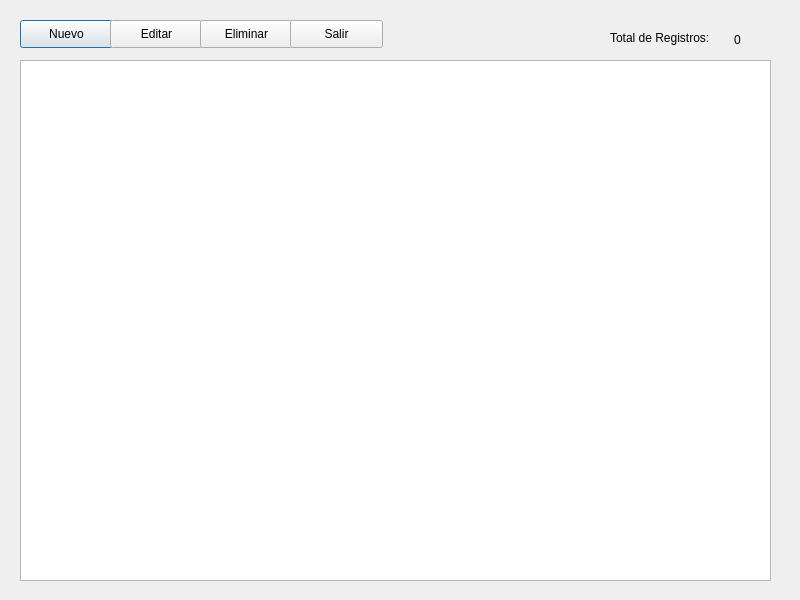
<?xml version="1.0" encoding="UTF-8"?>
<ui version="4.0">
 <class>dlgDemo51_Lista</class>
 <widget class="QDialog" name="dlgDemo51_Lista">
  <property name="geometry">
   <rect>
    <x>0</x>
    <y>0</y>
    <width>800</width>
    <height>600</height>
   </rect>
  </property>
  <property name="windowTitle">
   <string>Mantenimiento de Productos</string>
  </property>
  <widget class="QPushButton" name="btnNuevo">
   <property name="geometry">
    <rect>
     <x>20</x>
     <y>20</y>
     <width>93</width>
     <height>28</height>
    </rect>
   </property>
   <property name="text">
    <string>Nuevo</string>
   </property>
  </widget>
  <widget class="QPushButton" name="btnEditar">
   <property name="geometry">
    <rect>
     <x>110</x>
     <y>20</y>
     <width>93</width>
     <height>28</height>
    </rect>
   </property>
   <property name="text">
    <string>Editar</string>
   </property>
  </widget>
  <widget class="QPushButton" name="btnEliminar">
   <property name="geometry">
    <rect>
     <x>200</x>
     <y>20</y>
     <width>93</width>
     <height>28</height>
    </rect>
   </property>
   <property name="text">
    <string>Eliminar</string>
   </property>
  </widget>
  <widget class="QPushButton" name="btnSalir">
   <property name="geometry">
    <rect>
     <x>290</x>
     <y>20</y>
     <width>93</width>
     <height>28</height>
    </rect>
   </property>
   <property name="text">
    <string>Salir</string>
   </property>
  </widget>
  <widget class="QTableView" name="tblProducto">
   <property name="geometry">
    <rect>
     <x>20</x>
     <y>60</y>
     <width>751</width>
     <height>521</height>
    </rect>
   </property>
   <property name="selectionMode">
    <enum>QAbstractItemView::SingleSelection</enum>
   </property>
   <property name="selectionBehavior">
    <enum>QAbstractItemView::SelectRows</enum>
   </property>
  </widget>
  <widget class="QLabel" name="lblRegistros">
   <property name="geometry">
    <rect>
     <x>610</x>
     <y>30</y>
     <width>111</width>
     <height>16</height>
    </rect>
   </property>
   <property name="text">
    <string>Total de Registros:</string>
   </property>
  </widget>
  <widget class="QLabel" name="lblTotal">
   <property name="geometry">
    <rect>
     <x>734</x>
     <y>30</y>
     <width>31</width>
     <height>20</height>
    </rect>
   </property>
   <property name="text">
    <string>0</string>
   </property>
  </widget>
 </widget>
 <resources/>
 <connections/>
</ui>
